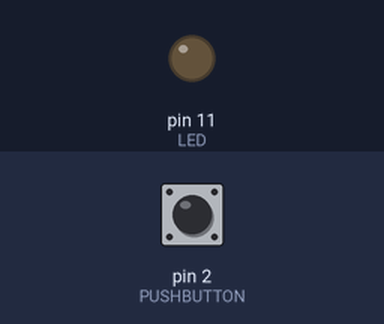
A sketch run on a simulated Arduino Uno, built with avr-gcc and run on an emulated ATmega328P. Parts: output pins drawn as LEDs (lit = HIGH). The inputs (shaded band) are chosen by the test bench; at power-on: pin 2 (PUSHBUTTON) LOW.

Above: at 1.2 s.
1.3 s: pin 2 (PUSHBUTTON) pulled HIGH for 0.15 s
At 1.37 s:
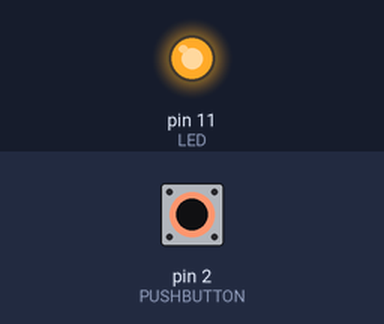
2.9 s: pin 2 (PUSHBUTTON) pulled HIGH for 3.2 s
At 6.5 s:
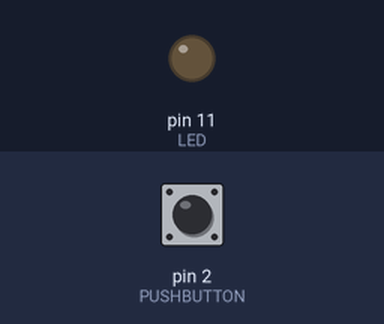
Timing chart, 0 to 8.0 s (numbered marks = the images above; inputs shaded):
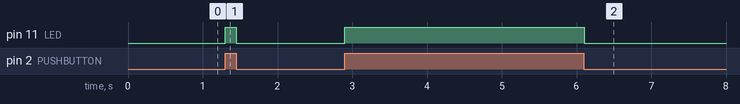

Measured:
- after the input at 1.3 s, pin 11 (LED): LOW → HIGH at once, → LOW 0.15 s later
- after the input at 2.9 s, pin 11 (LED): LOW → HIGH at once, → LOW 3.2 s later

The sketch:

p6.ino
```cpp
#define PUSHBUTTON 2
#define LED 11
void setup() {
  //switch on the LED when button is pressed
  //switch off the LED when the button is not pressed
  pinMode(PUSHBUTTON, INPUT);
  pinMode(LED,OUTPUT);
}

void loop() {
  if(digitalRead(PUSHBUTTON)== HIGH)
  {
    digitalWrite(LED, HIGH);
    delay(50);
  }
  else
  {
    digitalWrite(LED, LOW);
    delay(50);
  }
}
```
